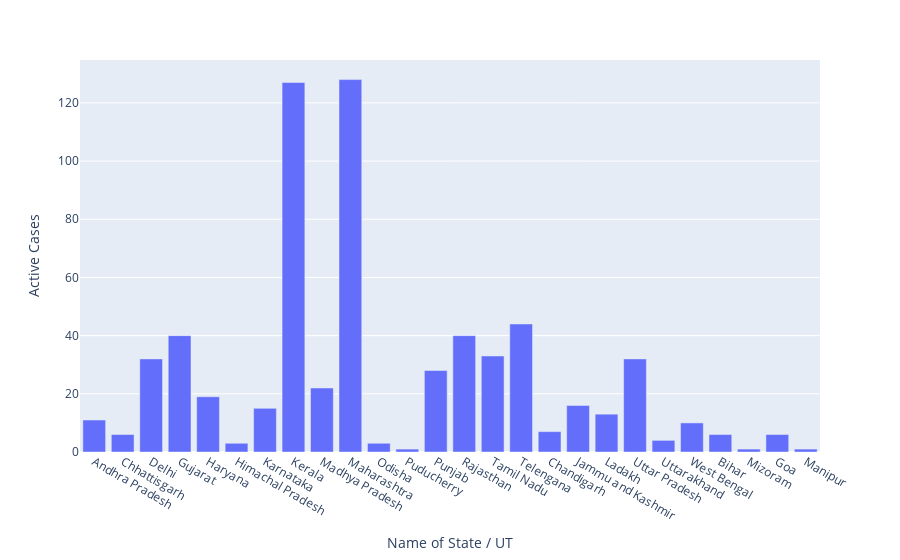

The notebook cell saved with this chart:
### Code cell
px.bar(df,x='Name of State / UT',y='Active Cases')

### Figure 1 — Plotly figure (JSON) as saved in the notebook; plotly's stock layout.template omitted (floating-point values rounded to 4 significant figures)
{"data": [{"alignmentgroup": "True", "hoverlabel": {"namelength": 0}, "hovertemplate": "Name of State / UT=%{x}<br>Active Cases=%{y}", "legendgroup": "", "marker": {"color": "#636efa"}, "name": "", "offsetgroup": "", "orientation": "v", "showlegend": false, "textposition": "auto", "type": "bar", "x": ["Andhra Pradesh", "Chhattisgarh", "Delhi", "Gujarat", "Haryana", "Himachal Pradesh", "Karnataka", "Kerala", "Madhya Pradesh", "Maharashtra", "Odisha", "Puducherry", "Punjab", "Rajasthan", "Tamil Nadu", "Telengana", "Chandigarh", "Jammu and Kashmir", "Ladakh", "Uttar Pradesh", "Uttarakhand", "West Bengal", "Bihar", "Mizoram", "Goa", "Manipur"], "xaxis": "x", "y": [11, 6, 32, 40, 19, 3, 15, 127, 22, 128, 3, 1, 28, 40, 33, 44, 7, 16, 13, 32, 4, 10, 6, 1, 6, 1], "yaxis": "y"}], "layout": {"barmode": "relative", "legend": {"tracegroupgap": 0}, "margin": {"t": 60}, "xaxis": {"anchor": "y", "domain": [0, 1], "title": {"text": "Name of State / UT"}}, "yaxis": {"anchor": "x", "domain": [0, 1], "title": {"text": "Active Cases"}}}}
